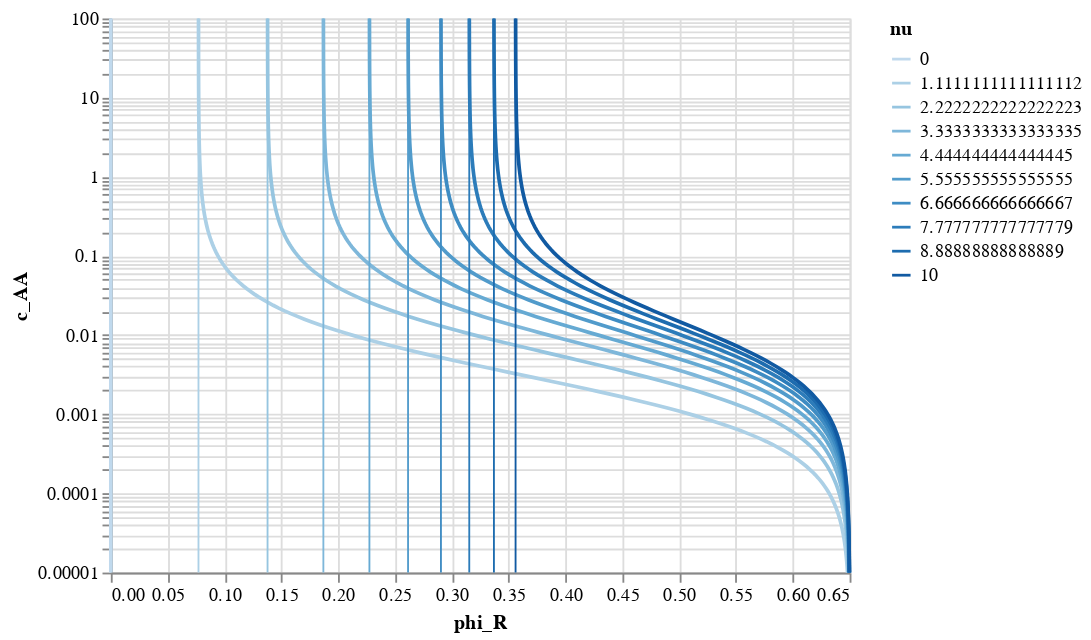

The cell this chart's notebook holds for it:
### Code cell
import numpy as np 
import pandas as pd
import altair as alt
def phi_R_cAA(gamma_max, nu_max, Kd, phi_O, c_AA):
    numer = nu_max * (c_AA + Kd) * (phi_O - 1)
    denom = c_AA * (gamma_max + nu_max) + Kd * nu_max
    return -numer / denom

nu_range = np.linspace(0, 10, 10)
c_AA_range = np.logspace(-5, 2, 200)
dfs = []
point_df = pd.DataFrame([])
gamma_max = 17.1 *3600 / 7459
Kd = 0.0013 * 20 
phi_O = 0.35
for i, nu in enumerate(nu_range):
    phi_R_out = phi_R_cAA(gamma_max, nu, Kd, phi_O, c_AA_range)
    _df = pd.DataFrame([])
    _df['phi_R'] = phi_R_out
    _df['nu'] = nu
    _df['c_AA'] = c_AA_range
    point_df = point_df.append({'nu':nu,
                                'phi_R': - nu * (phi_O - 1) / (gamma_max + nu)},
                                ignore_index=True)
    dfs.append(_df)
df = pd.concat(dfs, sort=False)

lines = alt.Chart(df).mark_line().encode(
        y=alt.Y('c_AA:Q', scale=alt.Scale(type='log')),
        x='phi_R:Q',
        color='nu:O'
)

rules = alt.Chart(point_df).mark_rule().encode(
            x='phi_R:Q',
            color='nu:O'
)

lines + rules

### Figure 1 — Vega-Lite specification as saved in the notebook (floating-point values rounded to 4 significant figures; data arrays with more than 128 entries replaced by an {"elided": "..."} marker saying what was removed)
{"config": {"view": {"continuousWidth": 400, "continuousHeight": 300}}, "layer": [{"data": {"name": "data-d337e501b98354fd833662c5cc10355e"}, "mark": "line", "encoding": {"color": {"type": "ordinal", "field": "nu"}, "x": {"type": "quantitative", "field": "phi_R"}, "y": {"type": "quantitative", "field": "c_AA", "scale": {"type": "log"}}}}, {"data": {"name": "data-5e018933105d4379dde7f7ccf2c1cc01"}, "mark": "rule", "encoding": {"color": {"type": "ordinal", "field": "nu"}, "x": {"type": "quantitative", "field": "phi_R"}}}], "$schema": "https://vega.github.io/schema/vega-lite/v4.8.1.json", "datasets": {"data-d337e501b98354fd833662c5cc10355e": {"elided": "2000 records"}, "data-5e018933105d4379dde7f7ccf2c1cc01": [{"nu": 0.0, "phi_R": 0.0}, {"nu": 1.111, "phi_R": 0.07713}, {"nu": 2.222, "phi_R": 0.1379}, {"nu": 3.333, "phi_R": 0.187}, {"nu": 4.444, "phi_R": 0.2275}, {"nu": 5.556, "phi_R": 0.2615}, {"nu": 6.667, "phi_R": 0.2904}, {"nu": 7.778, "phi_R": 0.3154}, {"nu": 8.889, "phi_R": 0.3371}, {"nu": 10.0, "phi_R": 0.3561}]}}
